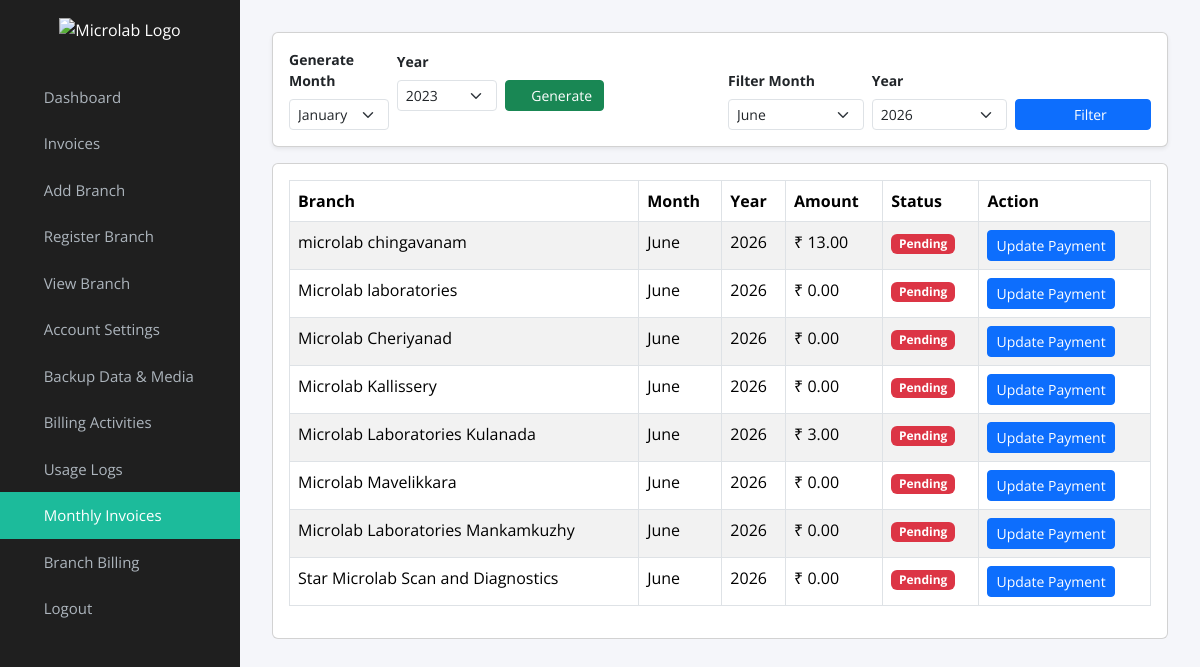
The page /monthly-invoices/ on the database its author committed.
### myapp/models.py (models this page shows, shortened)
class MonthlyInvoice(models.Model):
    STATUS_CHOICES = (
        ('Pending', 'Pending'),
        ('Paid', 'Paid'),
    )
    user = models.ForeignKey(
        User,
        on_delete=models.CASCADE
    )
    month = models.IntegerField()
    year = models.IntegerField()
    total_amount = models.DecimalField(
        max_digits=12,
        decimal_places=2,
        default=0
    )
    status = models.CharField(
        max_length=20,
        choices=STATUS_CHOICES,
        default='Pending'
    )
    transaction_id = models.CharField(
        max_length=200,
        blank=True,
        null=True
    )
    payment_date = models.DateField(
        blank=True,
        null=True
    )
    remarks = models.TextField(
        blank=True,
        null=True
    )
    generated_at = models.DateTimeField(
        auto_now_add=True
    )
    class Meta:
        unique_together = (
            'user',
            'month',
            'year'
        )
    def get_month_display(self):
        return calendar.month_name[self.month]

class Registration(models.Model):
    First_name = models.CharField(max_length=200, null=True, blank=True)
    Last_name = models.CharField(max_length=200, null=True, blank=True)
    Email = models.EmailField(max_length=200, null=True, blank=True)
    Password = models.CharField(max_length=200, null=True, blank=True)
    Mobile_Number = models.CharField(max_length=200, null=True, blank=True)
    Registration_date = models.DateField(max_length=200, null=True, blank=True)
    Image = models.ImageField(upload_to='logo/', blank=True, null=True)
    gst_num = models.CharField(max_length=200, null=True, blank=True)
    address = models.TextField(max_length=1000, null=True, blank=True)
    User_Agreement = models.BooleanField(default=False)
    User_role = models.CharField(max_length=200, null=True, blank=True)
    created_at = models.DateField(auto_now_add=True, null=True, blank=True)
    user = models.OneToOneField(User, on_delete=models.CASCADE, null=True)
    edit_allowed = models.CharField(
        max_length=200,
        null=True,
        blank=True,
        default="False"
    )
    smtp_host = models.CharField(
        max_length=200,
        null=True,
        blank=True,
        default='smtp.gmail.com'
    )
    smtp_port = models.IntegerField(
        null=True,
        blank=True,
        default=587
    )
    smtp_email = models.EmailField(
        max_length=200,
        null=True,
        blank=True
    )
    smtp_password = models.CharField(
        max_length=500,
        null=True,
        blank=True
    )
    smtp_use_tls = models.BooleanField(default=True)
    payment_status=models.CharField(max_length=200, null=True, blank=True)
    payment_expiry= models.CharField(max_length=200, null=True, blank=True)

### myapp/views.py (the view)
def monthly_invoice_list(request):
    current_month = datetime.now().month
    current_year = datetime.now().year
    selected_month = request.GET.get('month')
    selected_year = request.GET.get('year')
    if selected_month:
        selected_month = int(selected_month)
    else:
        selected_month = current_month
    if selected_year:
        selected_year = int(selected_year)
    else:
        selected_year = current_year
    invoices = MonthlyInvoice.objects.filter(
        month=selected_month,
        year=selected_year
    ).select_related('user').order_by('user__username')
    months = [
        (i, calendar.month_name[i])
        for i in range(1, 13)
    ]
    years = range(
        current_year - 3,
        current_year + 3
    )
    return render(
        request,
        'billing/monthly_invoice_list.html',
        {
            'invoices': invoices,
            'months': months,
            'years': years,
            'selected_month': selected_month,
            'selected_year': selected_year,
        }
    )

### templates/billing/monthly_invoice_list.html (shortened to what this page needs)
{% include 'admin_navbar.html' %}
<div class="main-content">
<div class="card shadow-sm mb-3">
    <div class="card-body py-3">
        <div class="row g-3 align-items-end">
            <div class="col-lg-6">
                <form method="POST"
                      action="{% url 'generate_monthly_invoices' %}">
                    <div class="row g-2">
                        <div class="col-md-3">
                            <label class="form-label small fw-bold">
                                Generate Month
                            </label>
                            <select name="month"
                                    class="form-select form-select-sm"
                                    required>
                                {% for value,name in months %}
                                <option value="{{ value }}">
                                    {{ name }}
                                </option>
                                {% endfor %}
                            </select>
                        </div>
                        <div class="col-md-3">
                            <label class="form-label small fw-bold">
                                Year
                            </label>
                            <select name="year"
                                    class="form-select form-select-sm"
                                    required>
                                {% for year in years %}
                                <option value="{{ year }}">
                                    {{ year }}
                                </option>
                                {% endfor %}
                            </select>
                        </div>
                        <div class="col-md-3">
                             <button type="submit"
                                    class="btn btn-success btn-sm w-100">
                                <i class="bi bi-file-earmark-plus"></i>
                                Generate
                            </button>
                        </div>
                    </div>
                </form>
            </div>
            <div class="col-lg-6">
                <form method="GET">
                    <div class="row g-2">
                        <div class="col-md-4">
                            <label class="form-label small fw-bold">
                                Filter Month
                            </label>
                            <select name="month"
                                    class="form-select form-select-sm">
                                {% for value,name in months %}
                                <option value="{{ value }}"
                                    {% if value == selected_month %}
                                        selected
                                    {% endif %}
                                >
                                    {{ name }}
                                </option>
                                {% endfor %}
                            </select>
                        </div>
                        <div class="col-md-4">
                            <label class="form-label small fw-bold">
                                Year
                            </label>
                            <select name="year"
                                    class="form-select form-select-sm">
                                {% for year in years %}
                                <option value="{{ year }}"
                                    {% if year == selected_year %}
                                        selected
                                    {% endif %}
                                >
                                    {{ year }}
                                </option>
                                {% endfor %}
                            </select>
                        </div>
                        <div class="col-md-4">
                            <button type="submit"
                                    class="btn btn-primary btn-sm w-100">
                                <i class="bi bi-funnel"></i>
                                Filter
                            </button>
                        </div>
                    </div>
                </form>
            </div>
        </div>
    </div>
</div>
    <div class="card">
        <div class="card-body">
            <table class="table table-bordered table-striped">
                <thead>
                    <tr>
                        <th>Branch</th>
                        <th>Month</th>
                        <th>Year</th>
                        <th>Amount</th>
                        <th>Status</th>
                        <th>Action</th>
                    </tr>
                </thead>
                <tbody>
                    {% for invoice in invoices %}
                    <tr>
                        <td>
                            {{ invoice.user.registration.First_name }}
                        </td>
                        <td>
                            {{ invoice.get_month_display }}
                        </td>
                        <td>
                            {{ invoice.year }}
                        </td>
                        <td>
                            ₹ {{ invoice.total_amount }}
                        </td>
                        <td>
                            {% if invoice.status == 'Paid' %}
                                <span class="badge bg-success">
                                    Paid
                                </span>
                            {% else %}
                                <span class="badge bg-danger">
                                    Pending
                                </span>
                            {% endif %}
                        </td>
                        <td>
                            <a href="{% url 'invoice_payment' invoice.id %}"
                               class="btn btn-primary btn-sm">
                                Update Payment
                            </a>
                        </td>
                    </tr>
                    {% endfor %}
                </tbody>
            </table>
        </div>
    </div>
</div>

### templates/admin_navbar.html (style rules this page uses)
body { font-family: 'Open Sans', sans-serif; background-color: #f5f6fa; margin: 0; }
.main-content { margin-left: 240px; padding: 2rem; transition: margin-left 0.3s ease; }

### rows shown on the page
MonthlyInvoice: user.registration.First_name "microlab chingavanam", month "June", year "2026", total_amount "13.00", status "Pending"
MonthlyInvoice: user.registration.First_name "Microlab laboratories", month "June", year "2026", total_amount "0.00", status "Pending"
MonthlyInvoice: user.registration.First_name "Microlab Cheriyanad", month "June", year "2026", total_amount "0.00", status "Pending"
MonthlyInvoice: user.registration.First_name "Microlab Kallissery", month "June", year "2026", total_amount "0.00", status "Pending"
MonthlyInvoice: user.registration.First_name "Microlab Laboratories Kulanada", month "June", year "2026", total_amount "3.00", status "Pending"
MonthlyInvoice: user.registration.First_name "Microlab Mavelikkara", month "June", year "2026", total_amount "0.00", status "Pending"
MonthlyInvoice: user.registration.First_name "Microlab Laboratories Mankamkuzhy", month "June", year "2026", total_amount "0.00", status "Pending"
MonthlyInvoice: user.registration.First_name "Star Microlab Scan and Diagnostics", month "June", year "2026", total_amount "0.00", status "Pending"

### other values the page prints
form field month "January"
form field year "2023"
form field month "June"
form field year "2026"
